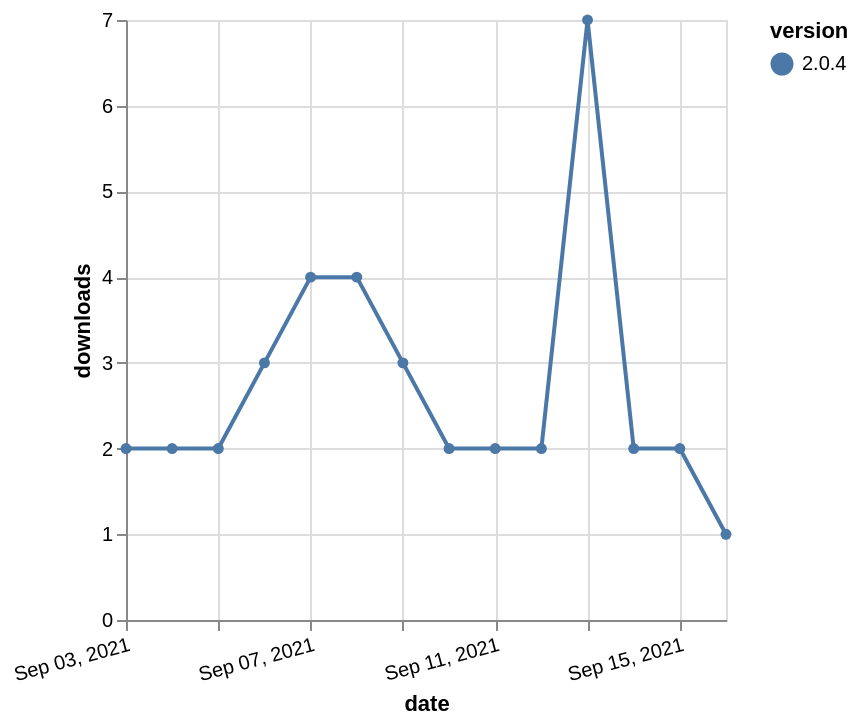

Describe this chart as a Vega-Lite specification.
### Vega-Lite specification from a JSON file in a GitHub repository (floating-point values rounded to 4 significant figures)
{"$schema": "https://vega.github.io/schema/vega-lite/v5.json", "description": "A simple bar chart with embedded data.", "data": {"values": [{"date": "2021-09-03", "total": 3156, "delta": 2, "version": "2.0.4"}, {"date": "2021-09-04", "total": 3158, "delta": 2, "version": "2.0.4"}, {"date": "2021-09-05", "total": 3160, "delta": 2, "version": "2.0.4"}, {"date": "2021-09-06", "total": 3163, "delta": 3, "version": "2.0.4"}, {"date": "2021-09-07", "total": 3167, "delta": 4, "version": "2.0.4"}, {"date": "2021-09-08", "total": 3171, "delta": 4, "version": "2.0.4"}, {"date": "2021-09-09", "total": 3174, "delta": 3, "version": "2.0.4"}, {"date": "2021-09-10", "total": 3176, "delta": 2, "version": "2.0.4"}, {"date": "2021-09-11", "total": 3178, "delta": 2, "version": "2.0.4"}, {"date": "2021-09-12", "total": 3180, "delta": 2, "version": "2.0.4"}, {"date": "2021-09-13", "total": 3187, "delta": 7, "version": "2.0.4"}, {"date": "2021-09-14", "total": 3189, "delta": 2, "version": "2.0.4"}, {"date": "2021-09-15", "total": 3191, "delta": 2, "version": "2.0.4"}, {"date": "2021-09-16", "total": 3192, "delta": 1, "version": "2.0.4"}]}, "width": "container", "mark": {"type": "line", "point": {"filled": true}}, "encoding": {"x": {"field": "date", "type": "temporal", "timeUnit": "yearmonthdate", "title": "date", "axis": {"labelAngle": -15}}, "y": {"field": "delta", "type": "quantitative", "title": "downloads"}, "color": {"field": "version", "type": "nominal"}, "tooltip": {"field": "delta"}}}
